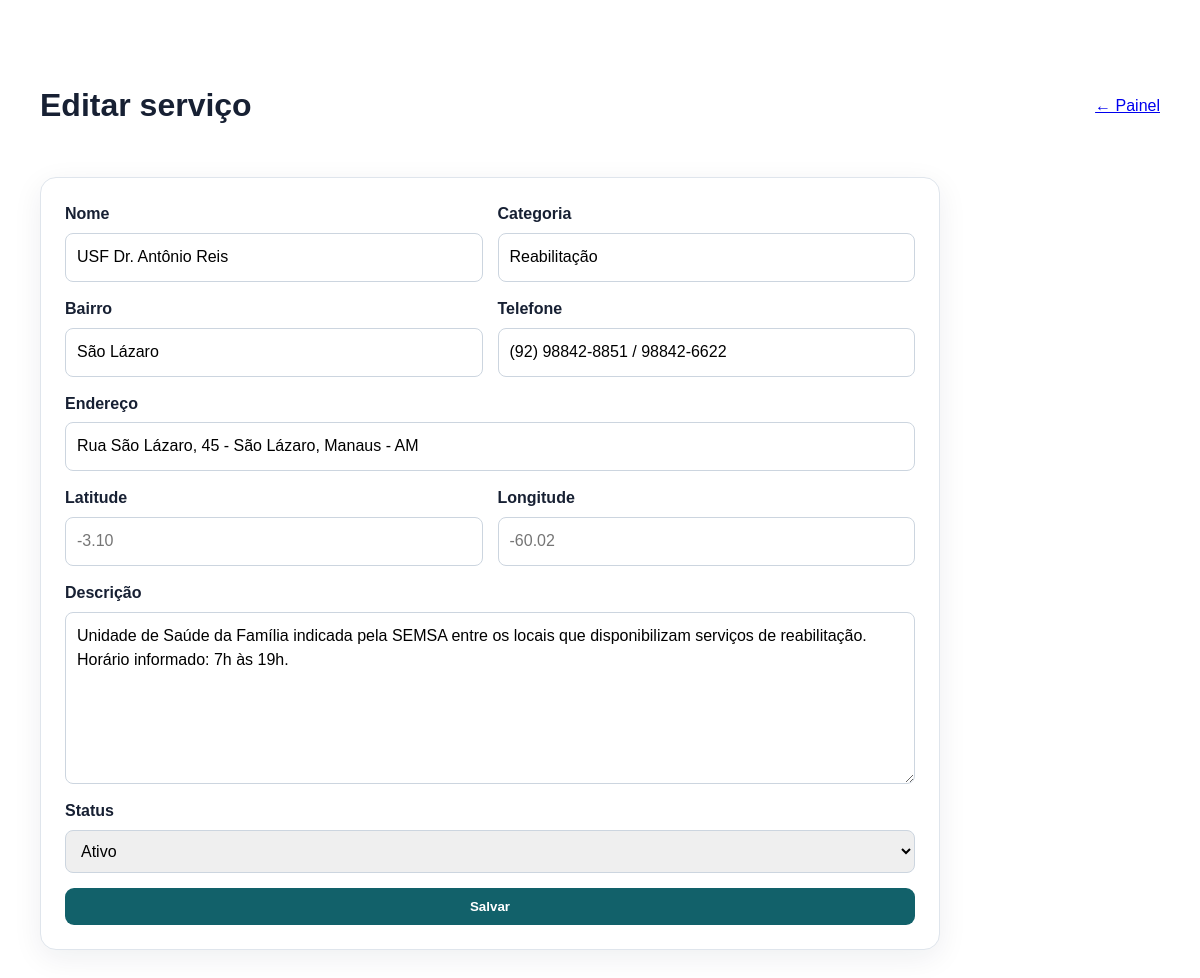
Screenshot of /admin/servico_form.php?id=14 (signed in) with the database file from the repository.
### tables this page shows
CREATE TABLE IF NOT EXISTS servicos (
 id INT AUTO_INCREMENT PRIMARY KEY,
 nome VARCHAR(180) NOT NULL,
 categoria VARCHAR(120) NOT NULL,
 bairro VARCHAR(120),
 endereco VARCHAR(255),
 telefone VARCHAR(60),
 descricao TEXT,
 latitude DECIMAL(10,7),
 longitude DECIMAL(10,7),
 status ENUM('ativo','inativo') NOT NULL DEFAULT 'ativo',
 criado_em TIMESTAMP DEFAULT CURRENT_TIMESTAMP,
 atualizado_em TIMESTAMP DEFAULT CURRENT_TIMESTAMP ON UPDATE CURRENT_TIMESTAMP
);

### admin/servico_form.php (the view, shortened to what this page needs)
<?php
require_once __DIR__ . '/../config/auth.php'; require_admin();
$id=filter_input(INPUT_GET,'id',FILTER_VALIDATE_INT); $s=['nome'=>'','categoria'=>'','bairro'=>'','endereco'=>'','telefone'=>'','descricao'=>'','latitude'=>'','longitude'=>'','status'=>'ativo'];
if($id){$st=$pdo->prepare("SELECT * FROM servicos WHERE id=?");$st->execute([$id]);$s=$st->fetch()?:$s;}
?><!doctype html><html lang="pt-BR"><head><meta charset="utf-8"><meta name="viewport" content="width=device-width,initial-scale=1"><title>Serviço</title><link rel="stylesheet" href="../assets/style.css"></head>
<body><main class="section wrap"><div class="admin-head"><h1><?=$id?'Editar':'Novo'?> serviço</h1><a href="index.php">← Painel</a></div>
<form method="post" class="form panel"><?=csrf_input()?><div class="grid2"><label>Nome<input name="nome" value="<?=htmlspecialchars($s['nome'])?>" required></label><label>Categoria<input name="categoria" value="<?=htmlspecialchars($s['categoria'])?>" required></label></div><div class="grid2"><label>Bairro<input name="bairro" value="<?=htmlspecialchars($s['bairro'])?>"></label><label>Telefone<input name="telefone" value="<?=htmlspecialchars($s['telefone'])?>"></label></div><label>Endereço<input name="endereco" value="<?=htmlspecialchars($s['endereco'])?>"></label><div class="grid2"><label>Latitude<input name="latitude" value="<?=htmlspecialchars($s['latitude'])?>" placeholder="-3.10"></label><label>Longitude<input name="longitude" value="<?=htmlspecialchars($s['longitude'])?>" placeholder="-60.02"></label></div><label>Descrição<textarea name="descricao" rows="6"><?=htmlspecialchars($s['descricao'])?></textarea></label><label>Status<select name="status"><option value="ativo" <?=$s['status']==='ativo'?'selected':''?>>Ativo</option><option value="inativo" <?=$s['status']==='inativo'?'selected':''?>>Inativo</option></select></label><button class="btn">Salvar</button></form></main></body></html>

### assets/style.css (style rules this page uses)
* { box-sizing:border-box }
body { margin:0;font-family:Arial,sans-serif;color:#172033;background:#fff;line-height:1.55 }
.wrap { max-width:1120px;margin:auto;padding:0 20px }
.hero-card,.panel { background:#fff;border:1px solid #dfe5ec;border-radius:16px;padding:24px;box-shadow:0 8px 30px #15223812 }
.btn { display:inline-block;border:0;background:#12616a;color:#fff;padding:11px 18px;border-radius:9px;text-decoration:none;font-weight:700;cursor:pointer }
.section { padding:60px 0 }
.filters input,.filters select,.form input,.form select,.form textarea { width:100%;padding:11px;border:1px solid #ccd5df;border-radius:8px;font:inherit }
.form { display:grid;gap:15px;max-width:900px }
.grid2 { display:grid;grid-template-columns:1fr 1fr;gap:15px }
.form label { font-weight:700 }
.form label input,.form label select,.form label textarea { display:block;margin-top:6px;font-weight:400 }
.admin-head { display:flex;justify-content:space-between;align-items:center;gap:20px;margin-bottom:25px }

### rows the page displays
servicos: nome "USF Dr. Antônio Reis", categoria "Reabilitação", bairro "São Lázaro", telefone "(92) 98842-8851 / 98842-6622", endereco "Rua São Lázaro, 45 - São Lázaro, Manaus - AM", descricao "Unidade de Saúde da Família indicada pela SEMSA entre os locais que disponibilizam serviços de reabilitação. Horário informado: 7h às 19h.", status "Ativo"
